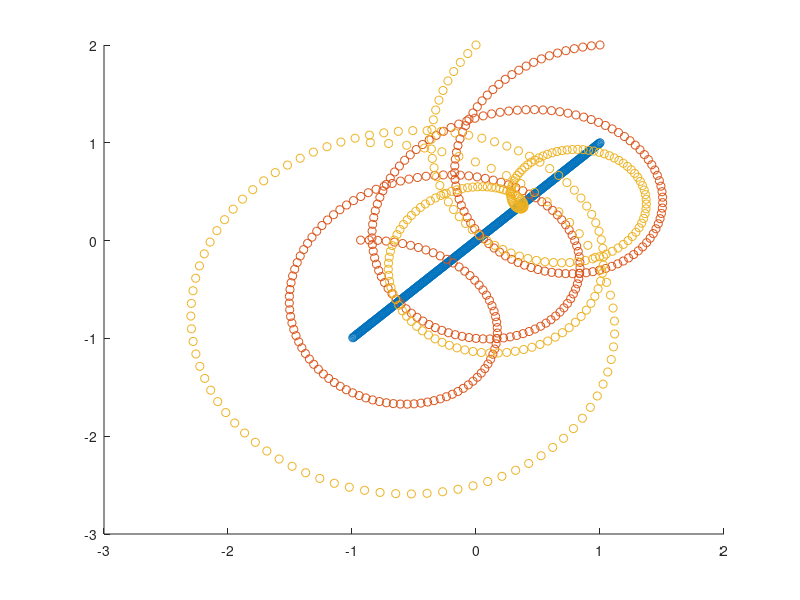

The MATLAB source for this figure: (Note: this script raises an error after producing the figure.)
t = 1 : 300;
f1 = 1 / 100;
u = [t / 150 - 1; t / 150 - 1];
%u = zeros(2, 300);
x = u + [sin(2 * pi * f1 * t); cos(2 * pi * f1 * t)];
f2 = 1 / 80;
y = x + [sin(2 * pi * f2 * t); cos(2 * pi * f2 * t)];

scatter(u(1,:), u(2,:));
hold all;
scatter(x(1, :), x(2,:));
scatter(y(1,:), y(2,:));

observed = true(3, 300);
observed(2, 200:300) = false;

data = [u; x; y];
bones = [1, 2, 1; 2, 1, 1; 2, 3, 1; 3, 2, 1];
[model, Xhat, LL] = learn_lds_dynammop_bone_newton(data, 'Bone', bones, 'MaxIter', 100, 'Hidden', 4, 'Observed', observed);
save('test_simulated_bone_newton_method.mat');

[model, Xhat, LL] = learn_lds_dynammop(data, 'MaxIter', 100, 'Hidden', 4, 'Observed', observed);
save('test_simulated_fly.mat');
%% test basic learn_lds
[model, LL] = learn_lds(data, 'Bone', bones, 'MaxIter', 1000, 'Hidden', 4, 'Observed', observed);
[mu, V, P] = forward(data, model);
[Ez, Ezz, Ez1z] = backward(mu, V, P, model);
plot((model.C * cell2mat(Ez))' - data');

